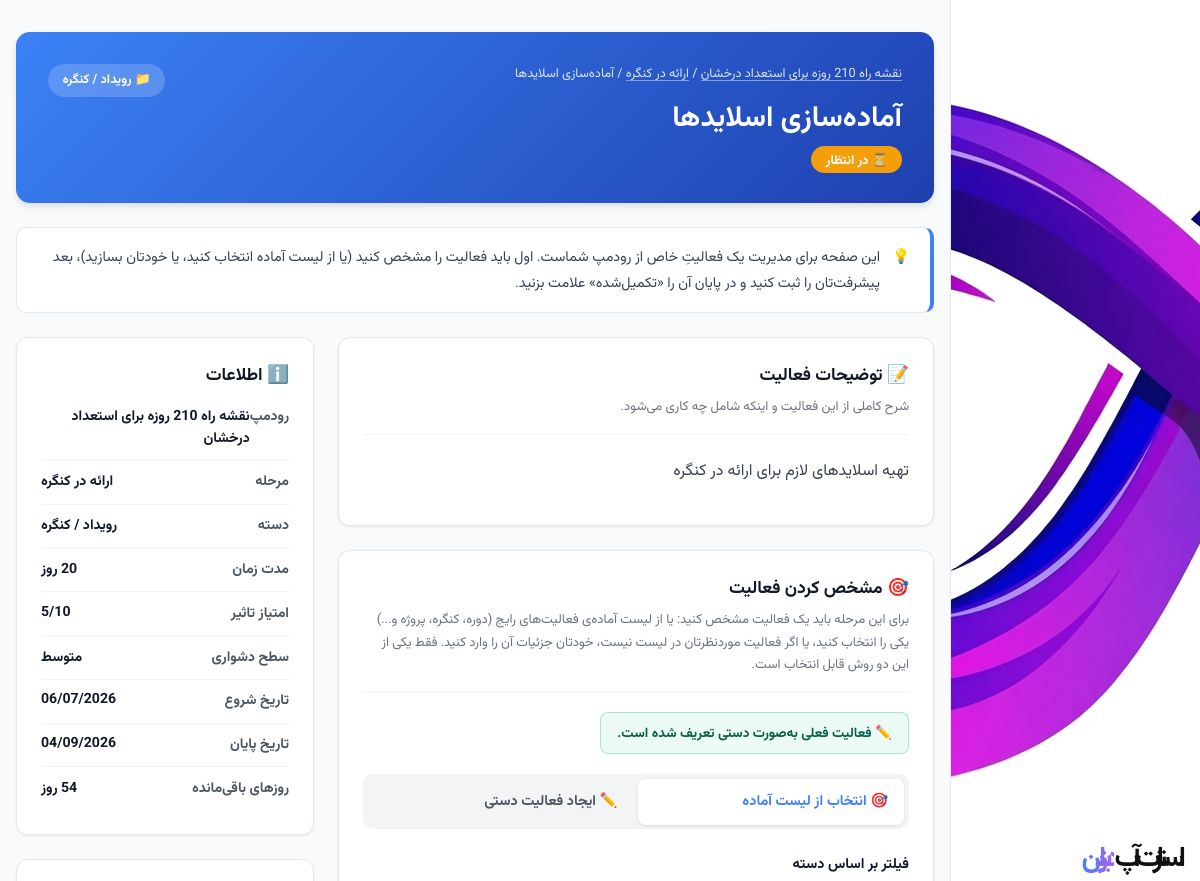
Before: /roadmap/activity/129/ (signed in, upper part) with the older database file.
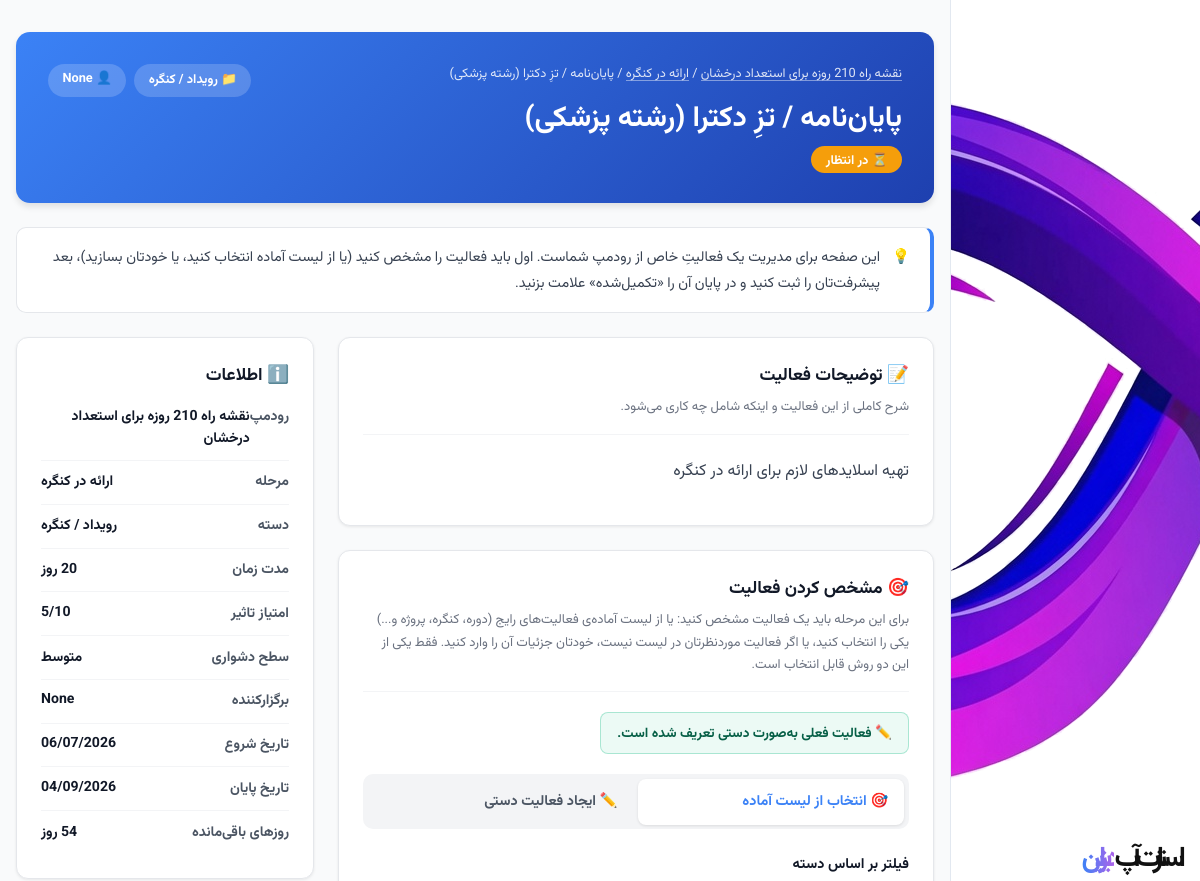
After: the same page with the newer database file.
### roadmap/models.py (models this page shows, shortened)
class Activity(models.Model):
    CATEGORY_CHOICES = [
        ('course', 'دوره آموزشی'),
        ('event', 'رویداد / کنگره'),
        ('project', 'پروژه'),
        ('research', 'تحقیق / مقاله'),
    ]
    IMPACT_CHOICES = [
        ('low', 'کم'),
        ('medium', 'متوسط'),
        ('high', 'زیاد'),
    ]
    DIFFICULTY_CHOICES = [
        ('easy', 'آسان'),
        ('medium', 'متوسط'),
        ('hard', 'دشوار'),
    ]
    external_id = models.CharField(
        max_length=50,
        unique=True,
        verbose_name='شناسه خارجی'
    )
    title = models.CharField(max_length=255, verbose_name='عنوان')
    description = models.TextField(blank=True, null=True, verbose_name='توضیحات')
    category = models.CharField(
        max_length=20,
        choices=CATEGORY_CHOICES,
        verbose_name='دسته'
    )
    duration_days = models.PositiveIntegerField(
        validators=[MinValueValidator(1), MaxValueValidator(365)],
        verbose_name='مدت زمان (روز)'
    )
    impact_score = models.PositiveIntegerField(
        default=5,
        validators=[MinValueValidator(1), MaxValueValidator(10)],
        verbose_name='امتیاز تاثیر'
    )
    difficulty_rating = models.CharField(
        max_length=10,
        choices=DIFFICULTY_CHOICES,
        default='medium',
        verbose_name='سطح دشواری'
    )
    impact_level = models.CharField(
        max_length=10,
        choices=IMPACT_CHOICES,
        default='medium',
        verbose_name='سطح تاثیر'
    )
    resume_output = models.CharField(
        max_length=255,
        blank=True,
        null=True,
        verbose_name='خروجی رزومه'
    )
    profile_template = models.JSONField(
        default=dict,
        blank=True,
        verbose_name='الگو برای پروفایل',
        help_text='{"model": "articles", "fields": {...}}'
    )
    organizer = models.CharField(
        max_length=255,
        blank=True,
        null=True,
        verbose_name='برگزارکننده'
    )
    level = models.CharField(
        max_length=50,
        blank=True,
        null=True,
        verbose_name='سطح (دانشگاهی/ملی/بین‌المللی)'
    )
    is_active = models.BooleanField(default=True, verbose_name='فعال')
    created_at = models.DateTimeField(auto_now_add=True)
    updated_at = models.DateTimeField(auto_now=True)
    class Meta:
        ordering = ['category', 'title']
        verbose_name = 'فعالیت'
        verbose_name_plural = 'فعالیت‌ها'

### roadmap/views.py (the view)
# urls.py: path('activity/<int:activity_id>/', views.stage_activity_detail, name='stage_activity_detail'),
@login_required
def stage_activity_detail(request, activity_id):
    stage_activity = get_object_or_404(
        StageActivity.objects.select_related('activity', 'stage', 'stage__roadmap'),
        id=activity_id
    )
    roadmap = stage_activity.stage.roadmap
    if roadmap.user != request.user:
        return redirect('roadmap:roadmap_list')
    activity = stage_activity.activity
    static_items = get_all_items_flat()
    for item in static_items:
        item['category_label'] = CATEGORY_LABELS.get(item.get('category'), item.get('category'))
    context = {
        'roadmap': roadmap,
        'stage': stage_activity.stage,
        'stage_activity': stage_activity,
        'activity': activity,
        'static_items': static_items,
        'category_labels': CATEGORY_LABELS,
        'level_labels': LEVEL_LABELS,
        'difficulty_labels': DIFFICULTY_LABELS,
        'activity_level_label': LEVEL_LABELS.get(activity.level, activity.level) if activity.level else '',
        'activity_difficulty_label': DIFFICULTY_LABELS.get(
            activity.difficulty_rating, activity.difficulty_rating
        ),
    }
    return render(request, 'roadmap/stage_activity_detail.html', context)

### roadmap/models.py (called while the page is built)
    def get_remaining_days(self):
        from datetime import date
        end_date = self.actual_end_date or self.stage.end_date
        remaining = (end_date - date.today()).days
        return max(0, remaining)

### roadmap/static_items.py (called while the page is built)
def get_all_items_flat():
    items = []
    for category, category_items in STATIC_ITEMS.items():
        for item in category_items:
            items.append({**item, "category": category})
    return items

### templates/roadmap/stage_activity_detail.html (shortened to what the changed rows need)
{% extends 'base.html' %}
{% load static %}
{% block content %}
<div class="activity-detail-container">
    <div class="activity-header">
        <div class="activity-header-content">
            <div>
                <div class="activity-header-breadcrumb">
                    <a href="{% url 'roadmap:roadmap_detail' roadmap.id %}">{{ roadmap.title }}</a>
                    <span> / </span>
                    <a href="{% url 'roadmap:stage_detail' stage.id %}">{{ stage.title }}</a>
                    <span> / </span>
                    <span>{{ activity.title }}</span>
                </div>
                <h1 class="activity-header-title">{{ activity.title }}</h1>
                <span class="status-badge {% if stage_activity.is_completed %}completed{% else %}pending{% endif %}">
                    {% if stage_activity.is_completed %}✅ تکمیل‌شده{% else %}⏳ در انتظار{% endif %}
                </span>
            </div>
            <div class="activity-header-status">
                <div class="status-badge">📁 {{ activity.get_category_display }}</div>
                {% if activity.organizer %}<div class="status-badge">👤 {{ activity.organizer }}</div>{% endif %}
            </div>
        </div>
    </div>
    <div class="activity-content">
        <div class="activity-main">
            {% if activity.description %}
            <div class="card">
                <div class="card-header">
                    <h2 class="card-title">📝 توضیحات فعالیت</h2>
                </div>
                <p class="card-desc">شرح کاملی از این فعالیت و اینکه شامل چه کاری می‌شود.</p>
                <div class="description-section">{{ activity.description|linebreaks }}</div>
            </div>
            {% endif %}
            <div class="card">
                <div class="card-header">
                    <h2 class="card-title">🎯 مشخص کردن فعالیت</h2>
                </div>
            </div>
        </div>
        <div class="activity-sidebar">
            <div class="card">
                <div class="info-item"><span class="info-label">دسته</span><span
                        class="info-value">{{ activity.get_category_display }}</span></div>
                <div class="info-item"><span class="info-label">مدت زمان</span><span
                        class="info-value">{{ activity.duration_days }} روز</span></div>
                <div class="info-item"><span class="info-label">امتیاز تاثیر</span><span
                        class="info-value">{{ activity.impact_score }}/10</span></div>
                {% if activity.organizer %}<div class="info-item"><span class="info-label">برگزارکننده</span><span
                        class="info-value">{{ activity.organizer }}</span></div>{% endif %}
            </div>
        </div>
    </div>
</div>
{% endblock %}

Changed rows visible on the page:
changed Activity "تهیه اسلایدهای لازم برای ارائه در کنگره": title "آماده‌سازی اسلایدها" → "پایان‌نامه / تزِ دکترا (رشته پزشکی)"; organizer (not shown) → "None"
Other visible differences:
text now shown: "👤 برگزارکننده"
